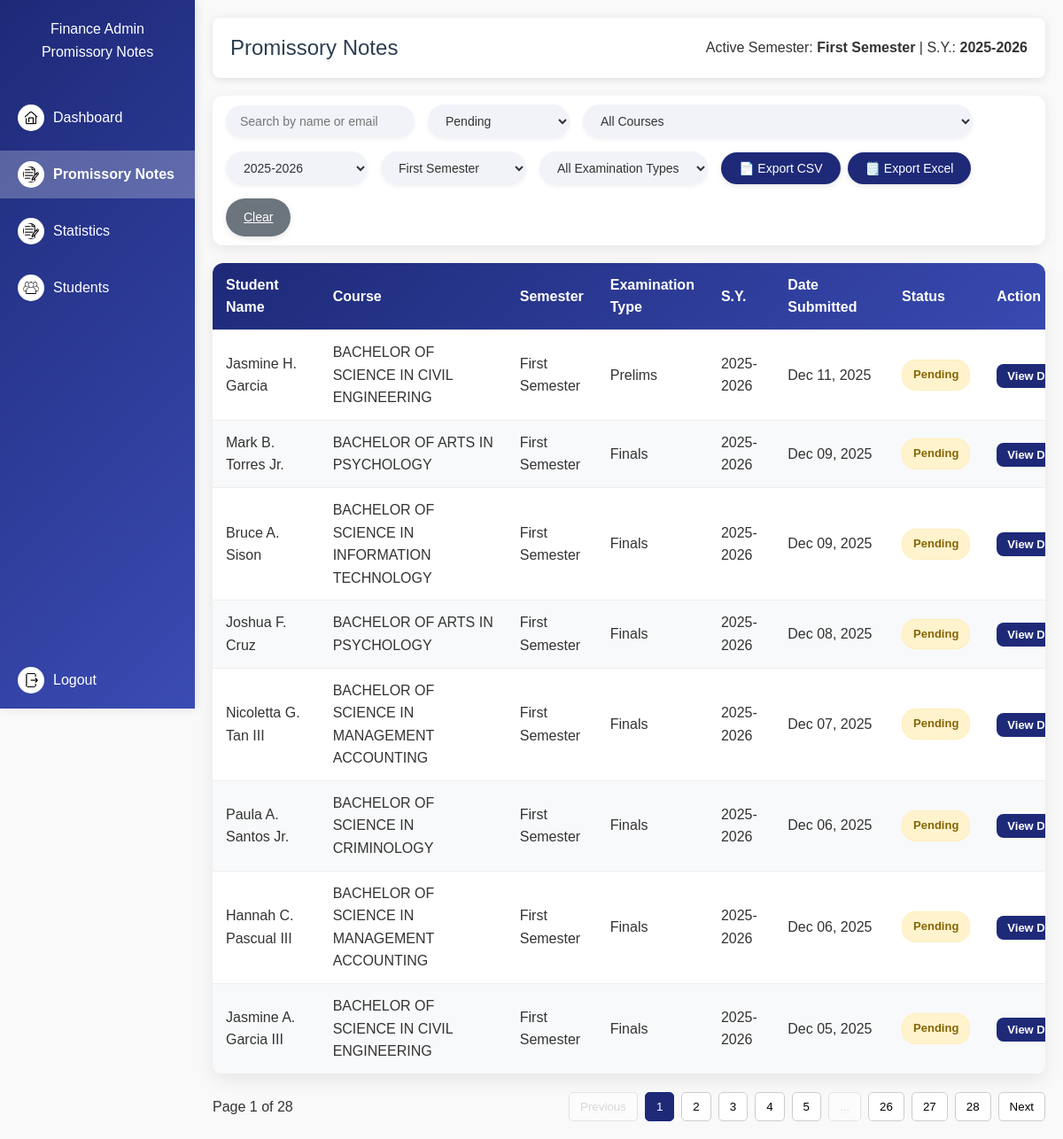
The app's page /finance/promissory-notes (signed in) with its own data.
### models.py (models this page shows, shortened)
class ActiveSettings(db.Model):
    id = db.Column(db.Integer, primary_key=True)
    active_semester = db.Column(db.String(50), default="Not Set")
    active_school_year = db.Column(db.String(20), default="Not Set")
    updated_at = db.Column(
        db.DateTime, default=datetime.utcnow, onupdate=datetime.utcnow)

class PromissoryRequest(db.Model):
    id = db.Column(db.Integer, primary_key=True)
    student_id = db.Column(db.Integer, db.ForeignKey(
        'account.id'), nullable=False)
    student = db.relationship("Account", backref="promissory_requests")
    year_level = db.Column(db.String(20), nullable=False)
    course = db.Column(db.String(100), nullable=False)
    email = db.Column(db.String(100), nullable=False)
    reason_text = db.Column(db.Text)
    reason_doc = db.Column(db.String(255))
    valid_id = db.Column(db.String(255))
    semester_type = db.Column(db.String(50))
    semester = db.Column(db.String(50))
    school_year = db.Column(db.String(20))
    status = db.Column(db.String(20), default="Pending")
    comments = db.Column(db.Text)
    requested_at = db.Column(db.DateTime, default=datetime.utcnow)

class Account(db.Model):
    id = db.Column(db.Integer, primary_key=True, autoincrement=True)
    first_name = db.Column(db.String(50), nullable=False)
    middle_name = db.Column(db.String(50))
    last_name = db.Column(db.String(50), nullable=False)
    suffix = db.Column(db.String(10))
    email = db.Column(db.String(100), unique=True, nullable=False)
    _role = db.Column("role", db.String(20), nullable=False)
    _status = db.Column("status", db.String(20), nullable=False)
    password_hash = db.Column(db.String(255), nullable=False)
    plain_password = db.Column(db.String(100), nullable=False)
    year_level = db.Column(db.String(20))
    course = db.Column(db.String(100))
    @property
    def role(self):
        return self._role
    @role.setter
    def role(self, value):
        self._role = value.capitalize() if value else value
    @property
    def status(self):
        return self._status
    @status.setter
    def status(self, value):
        self._status = value.capitalize() if value else value

### finance_routes.py (the view, shortened to what this page needs)
@finance_bp.route("/promissory-notes")
@require_role("Finance")
def promissory_notes():
    user_name = session.get("user_name", "Finance User")
    active_semester, active_school_year = get_active_settings()
    all_courses = [c.name for c in ActiveCourse.query.order_by(ActiveCourse.name).all()]
    all_semesters = [s[0] for s in db.session.query(PromissoryRequest.semester).distinct()]
    all_semester_types = [s[0] for s in db.session.query(PromissoryRequest.semester_type).distinct()]
    all_school_years = [s[0] for s in db.session.query(
        PromissoryRequest.school_year).distinct().order_by(PromissoryRequest.school_year.desc())]
    search = request.args.get("search", "").strip()
    status_filter = request.args.get("status", "Pending").capitalize()
    semester_filter = request.args.get("semester", active_semester)
    semester_type_filter = request.args.get("semester_type", "")
    school_year_filter = request.args.get("school_year", active_school_year)
    course_filter = request.args.get("course", "")
    export_format = request.args.get("export")
    page = request.args.get("page", 1, type=int)
    per_page = 8
    query = PromissoryRequest.query.join(
        Account, PromissoryRequest.student_id == Account.id
    )
    if status_filter != "All":
        query = query.filter(PromissoryRequest.status == status_filter)
    if semester_filter:
        query = query.filter(PromissoryRequest.semester == semester_filter)
    if semester_type_filter:
        query = query.filter(PromissoryRequest.semester_type == semester_type_filter)
    if school_year_filter:
        query = query.filter(PromissoryRequest.school_year == school_year_filter)
    if course_filter:
        query = query.filter(PromissoryRequest.course == course_filter)
    results = query.options(joinedload(PromissoryRequest.student)) \
                   .order_by(PromissoryRequest.requested_at.desc()) \
                   .all()
    pagination = query.options(joinedload(PromissoryRequest.student)) \
                      .order_by(PromissoryRequest.requested_at.desc()) \
                      .paginate(page=page, per_page=per_page, error_out=False)
    return render_template(
        "finance/promissory_notes.html",
        promissory_requests=pagination.items,
        finance_user=user_name,
        search=search,
        status_filter=status_filter,
        selected_semester=semester_filter,
        selected_semester_type=semester_type_filter,
        selected_school_year=school_year_filter,
        selected_course=course_filter,
        all_courses=all_courses,
        all_semesters=all_semesters,
        all_semester_types=all_semester_types,
        all_school_years=all_school_years,
        active_semester=active_semester,
        active_school_year=active_school_year,
        pagination=pagination,
        total_pages=pagination.pages
    )

### templates/finance/promissory_notes.html (shortened to what this page needs)
<!DOCTYPE html>
<html lang="en">
<head>
</head>
<body>
  <nav class="sidebar" id="sidebar">
    <h2>{{ finance_user }}<br>Promissory Notes</h2>
    {% set links = [
    ('finance.dashboard', 'Dashboard', 'dashboard.png'),
    ('finance.promissory_notes', 'Promissory Notes', 'notes.png'),
    ('finance.all_promissory', 'Statistics', 'notes.png'),
    ('finance.students_promissory', 'Students', 'students.png')
    ] %}
    {% for endpoint, text, icon in links %}
    <a href="{{ url_for(endpoint) }}" class="{% if request.endpoint == endpoint %}active{% endif %}">
      <img src="{{ url_for('static', filename='images/' + icon) }}" class="icon"> {{ text }}
    </a>
    {% endfor %}
    <a href="{{ url_for('finance.logout') }}" class="logout-btn">
      <img src="{{ url_for('static', filename='images/logout.png') }}" class="icon"> Logout
    </a>
  </nav>
  <main class="main-content">
    <header class="header">
      <h2>Promissory Notes</h2>
      <div>Active Semester: <strong>{{ active_semester }}</strong> | S.Y.: <strong>{{ active_school_year }}</strong>
      </div>
    </header>
    <form method="GET" class="filters">
      <input type="text" name="search" placeholder="Search by name or email" value="{{ search }}" autocomplete="off">
      <select name="status">
        {% for s in ['Pending','Approved','Rejected','All'] %}
        <option value="{{ s }}" {% if status_filter==s or (not status_filter and s=='Pending' ) %}selected{% endif %}>{{
          s if s != 'All' else 'All Status' }}</option>
        {% endfor %}
      </select>
      <select name="course">
        <option value="">All Courses</option>
      </select>
      <select name="school_year">
        {% for sy in all_school_years %}
        <option value="{{ sy }}" {% if selected_school_year==sy %}selected{% endif %}>{{ sy }}</option>
        {% endfor %}
      </select>
      <select name="semester">
        {% for sem in all_semesters %}
        <option value="{{ sem }}" {% if selected_semester==sem %}selected{% endif %}>{{ sem }}</option>
        {% endfor %}
      </select>
      <select name="semester_type">
        <option value="" {% if not selected_semester_type %}selected{% endif %}>All Examination Types</option>
      </select>
      <div class="export-buttons">
        <button type="button" class="btn btn-primary"
          onclick="window.location='?export=csv&search={{ search }}&semester={{ selected_semester }}&semester_type={{ selected_semester_type }}&school_year={{ selected_school_year }}&course={{ selected_course }}&status={{ status_filter }}'">
          📄 Export CSV
        </button>
        <button type="button" class="btn btn-primary"
          onclick="window.location='?export=excel&search={{ search }}&semester={{ selected_semester }}&semester_type={{ selected_semester_type }}&school_year={{ selected_school_year }}&course={{ selected_course }}&status={{ status_filter }}'">
          🗒️ Export Excel
        </button>
      </div>
      <a href="{{ url_for('finance.promissory_notes') }}" class="btn btn-clear">Clear</a>
    </form>
    <div class="table-container">
      <table class="fixed-table">
        <thead>
          <tr>
            <th style="width: 150px;">Student Name</th>
            <th style="width: 280px;">Course</th>
            <th style="width: 100px;">Semester</th>
            <th style="width: 120px;">Examination Type</th>
            <th style="width: 80px;">S.Y.</th>
            <th style="width: 150px;">Date Submitted</th>
            <th style="width: 100px;">Status</th>
            <th style="width: 100px;">Action</th>
          </tr>
        </thead>
        <tbody>
          {% if promissory_requests %}
          {% for req in promissory_requests %}
          <tr>
            <td>{{ req.student.first_name }} {{ req.student.middle_name or '' }} {{ req.student.last_name }} {{
              req.student.suffix or '' }}</td>
            <td>{{ req.course }}</td>
            <td>{{ req.semester or 'N/A' }}</td>
            <td>{{ req.semester_type or 'N/A' }}</td>
            <td>{{ req.school_year or 'N/A' }}</td>
            <td>{{ req.requested_at.strftime('%b %d, %Y') }}</td>
            <td><span class="status {{ req.status|lower }}">{{ req.status }}</span></td>
            <td><a href="{{ url_for('finance.view_promissory', promissory_id=req.id) }}" class="btn-view">View
                Details</a></td>
          </tr>
          {% endfor %}
          {% else %}
          <tr>
            <td colspan="8" class="no-data">No promissory requests submitted yet</td>
          </tr>
          {% endif %}
        </tbody>
      </table>
    </div>
    <div class="pagination-container">
      <div class="results-info">Page {{ pagination.page }} of {{ total_pages }}</div>
      <div class="pagination">
        <button {% if not pagination.has_prev %}disabled{% endif %} onclick="location.href='{{ url_for('finance.promissory_notes',
        page=pagination.prev_num,
        search=search,
        status=status_filter,
        semester=selected_semester,
        semester_type=selected_semester_type,
        school_year=selected_school_year
      ) }}'">
          Previous
        </button>
        {% set total_pages = total_pages %}
        {% set current = pagination.page %}
        {% if total_pages <= 7 %} {% for p in range(1, total_pages + 1) %} <button
          class="{% if p == current %}active{% endif %}" onclick="location.href='{{ url_for('finance.promissory_notes',
            page=p,
            search=search,
            status=status_filter,
            semester=selected_semester,
            semester_type=selected_semester_type,
            school_year=selected_school_year
          ) }}'">{{ p }}</button>
          {% endfor %}
          {% else %}
          {% for p in range(1, 4) %}
          <button class="{% if p == current %}active{% endif %}" onclick="location.href='{{ url_for('finance.promissory_notes',
            page=p,
            search=search,
            status=status_filter,
            semester=selected_semester,
            semester_type=selected_semester_type,
            school_year=selected_school_year
          ) }}'">{{ p }}</button>
          {% endfor %}
          {% if current > 4 and current < total_pages - 3 %} <button disabled>...</button>
            {% for p in range(current-1, current+2) %}
            <button class="{% if p == current %}active{% endif %}" onclick="location.href='{{ url_for('finance.promissory_notes',
              page=p,
              search=search,
              status=status_filter,
              semester=selected_semester,
              semester_type=selected_semester_type,
              school_year=selected_school_year
            ) }}'">{{ p }}</button>
            {% endfor %}
            <button disabled>...</button>
            {% elif current <= 4 %} {% for p in range(4, 6) %} <button class="{% if p == current %}active{% endif %}"
              onclick="location.href='{{ url_for('finance.promissory_notes',
              page=p,
              search=search,
              status=status_filter,
              semester=selected_semester,
              semester_type=selected_semester_type,
              school_year=selected_school_year
            ) }}'">{{ p }}</button>
              {% endfor %}
              <button disabled>...</button>
              {% endif %}
              {% for p in range(total_pages-2, total_pages+1) %}
              <button class="{% if p == current %}active{% endif %}" onclick="location.href='{{ url_for('finance.promissory_notes',
            page=p,
            search=search,
            status=status_filter,
            semester=selected_semester,
            semester_type=selected_semester_type,
            school_year=selected_school_year
          ) }}'">{{ p }}</button>
              {% endfor %}
              {% endif %}
              <button {% if not pagination.has_next %}disabled{% endif %} onclick="location.href='{{ url_for('finance.promissory_notes',
        page=pagination.next_num,
        search=search,
        status=status_filter,
        semester=selected_semester,
        semester_type=selected_semester_type,
        school_year=selected_school_year
      ) }}'">
                Next
              </button>
      </div>
    </div>
  </main>
</body>
</html>

### records on screen
ActiveSettings: active_semester "First Semester", active_school_year "2025-2026", school_year "2025-2026", semester "First Semester"
PromissoryRequest: student.first_name "Jasmine", student "H.", student.last_name "Garcia", course "BACHELOR OF SCIENCE IN CIVIL ENGINEERING", semester "First Semester", semester_type "Prelims", school_year "2025-2026", requested_at "Dec 11, 2025", status "Pending"
PromissoryRequest: student.first_name "Mark", student "B.", student.last_name "Torres", student "Jr.", course "BACHELOR OF ARTS IN PSYCHOLOGY", semester "First Semester", semester_type "Finals", school_year "2025-2026", requested_at "Dec 09, 2025", status "Pending"
PromissoryRequest: student.first_name "Bruce", student "A.", student.last_name "Sison", course "BACHELOR OF SCIENCE IN INFORMATION TECHNOLOGY", semester "First Semester", semester_type "Finals", school_year "2025-2026", requested_at "Dec 09, 2025", status "Pending"
PromissoryRequest: student.first_name "Joshua", student "F.", student.last_name "Cruz", course "BACHELOR OF ARTS IN PSYCHOLOGY", semester "First Semester", semester_type "Finals", school_year "2025-2026", requested_at "Dec 08, 2025", status "Pending"
PromissoryRequest: student.first_name "Nicoletta", student "G.", student.last_name "Tan", student "III", course "BACHELOR OF SCIENCE IN MANAGEMENT ACCOUNTING", semester "First Semester", semester_type "Finals", school_year "2025-2026", requested_at "Dec 07, 2025", status "Pending"
PromissoryRequest: student.first_name "Paula", student "A.", student.last_name "Santos", student "Jr.", course "BACHELOR OF SCIENCE IN CRIMINOLOGY", semester "First Semester", semester_type "Finals", school_year "2025-2026", requested_at "Dec 06, 2025", status "Pending"
PromissoryRequest: student.first_name "Hannah", student "C.", student.last_name "Pascual", student "III", course "BACHELOR OF SCIENCE IN MANAGEMENT ACCOUNTING", semester "First Semester", semester_type "Finals", school_year "2025-2026", requested_at "Dec 06, 2025", status "Pending"
PromissoryRequest: student.first_name "Jasmine", student "A.", student.last_name "Garcia", student "III", course "BACHELOR OF SCIENCE IN CIVIL ENGINEERING", semester "First Semester", semester_type "Finals", school_year "2025-2026", requested_at "Dec 05, 2025", status "Pending"

### other values on screen
{{ finance_user }} "Finance Admin"
{{ text }} "Dashboard" "Promissory Notes" "Statistics" "Students"
{{ pagination.page }} "1"
{{ total_pages }} "28"
{{ p }} "1" "2" "3"
{{ p }} "4" "5"
{{ p }} "26" "27" "28"
form field status "Pending"
